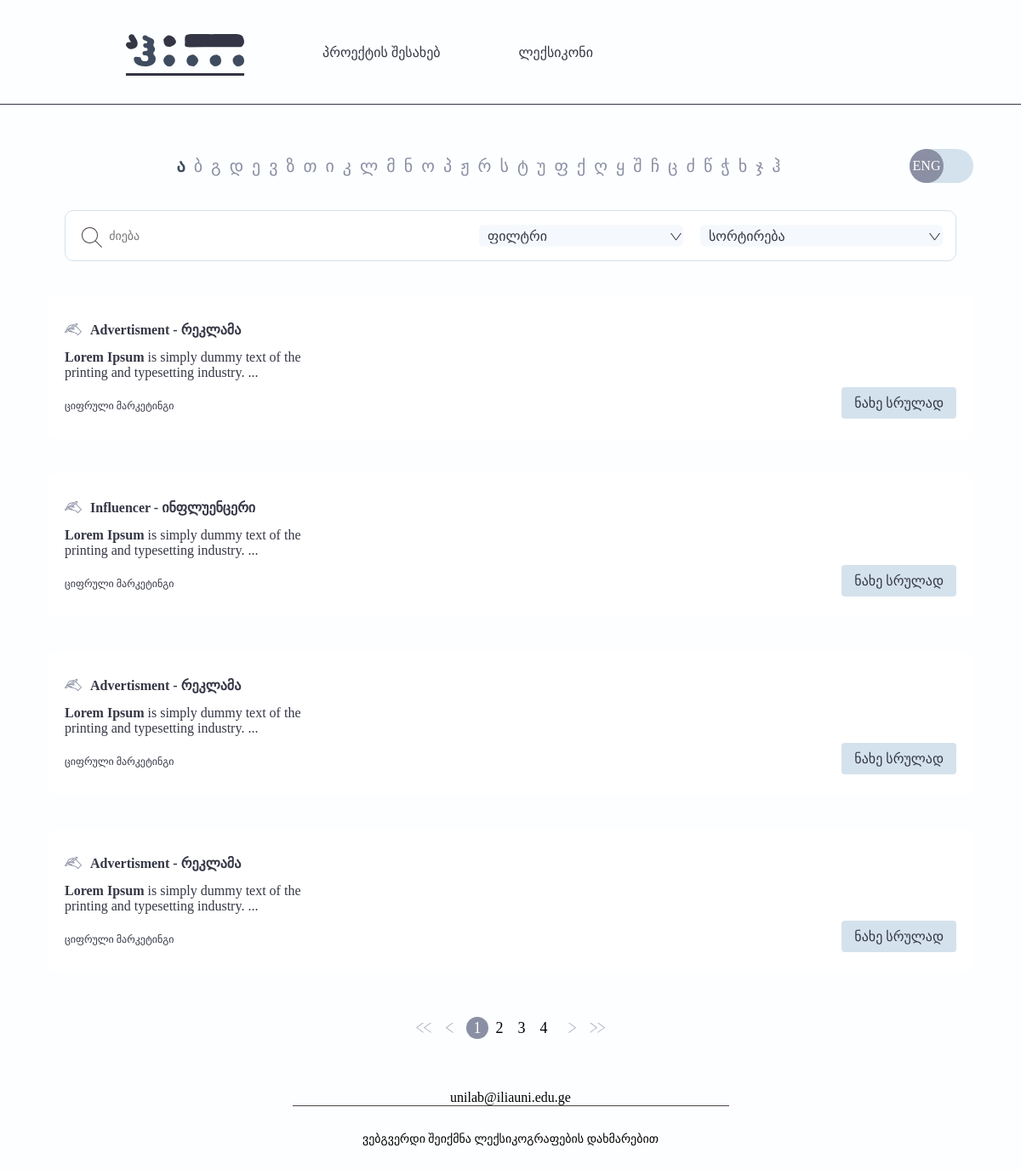
The page /dictionary on the database its author committed.
### src/models/term.py (models this page shows, shortened)
class Term(db.Model):
    __tablename__ = "terms"
    id = db.Column(db.Integer, primary_key=True)
    description = db.Column(db.String)
    example = db.Column(db.String)
    eng_word = db.Column(db.String)
    geo_word = db.Column(db.String)
    img = db.Column(db.String)
    subject_id = db.Column(db.ForeignKey("subject.id"))
    subject = db.relationship("Subject", back_populates="terms")
    parent_word_id = db.Column(db.Integer, db.ForeignKey("terms.id"))
    parent_word_rel = db.relationship("Term", remote_side="Term.id", backref="parent_word")

class Subject(db.Model):
    __tablename__ = "subject"
    id = db.Column(db.Integer, primary_key=True)
    name = db.Column(db.String)
    course_link = db.Column(db.String)
    internship_link = db.Column(db.String)
    terms = db.relationship("Term", back_populates="subject")

### src/views/main/routes.py (the view)
@main_blueprint.route("/dictionary")
def dictionary():
    term_list = Term.query.paginate(per_page=4, max_per_page=100)
    subject_list = Subject.query.limit(1)
    return render_template("main/dictionary.html", terms=term_list, subjects=subject_list)

### src/templates/main/dictionary.html (shortened to what this page needs)
{% extends "layouts/base.html" %}
{% block body %}
<main class="container">
    <div class="alphabet-block">
        <div class="alphabet">
            <div class="alphabet-wrapper">
            </div>
        </div>
        <div class="alphabet-button-wrapper">
            <div class="alphabet-bg">
                <div class="alphabet-switcher">
                    <span class="switch-face"></span>
                </div>
            </div>
        </div>
    </div>
    <article class="search-block">
        <div class="searchbar">
            <form action="">
                <div class="select-wrapper" id="dropdown-wrapper">
                    <div class="select">
                        <select name="filter" id="filter">
                            <option value="default" selected disabled hidden>ფილტრი</option>
                        </select>
                        <div class="custom-arrow">
                        </div>
                    </div>
                    <div class="select">
                        <select name="sort" id="sort">
                            <option value="default" selected disabled hidden>სორტირება</option>
                        </select>
                        <div class="custom-arrow last">
                        </div>
                    </div>
                </div>
            </form>
        </div>
    </article>
    {% for term in terms %}
    <div class="term-cards-wrapper">
        <div class="term-card">
            <div class="card-header">
                <span class="term-icon">
                    <img src="{{url_for('static', filename='/svg/term-cards/term-icon-1.svg')}}">
                </span>
                <h3 class="term-header-title"><span>{{term.eng_word|safe}} -&nbsp;</span><span>{{term.geo_word|safe}}</span>
                </h3>
            </div>
            <div class="card-body">
                <p class="term-description">{{term.description [0:100]|safe}} {{'...'}}
                </p>
            </div>
            {% for subject in subjects %}
            <div class="card-footer">
                <div class="hashtag-keywords">
                    <a href={{subject.course_link|safe}}>{{subject.name|safe}}</span></a>
                </div>
                <div class="button-wrapper">
                    <a href="{{ url_for('main.dictionary_detailed', id=term.id) }}" class="see-details">ნახე სრულად</a>
                </div>
            </div>
            {% endfor %}
        </div>
    </div>
    {% endfor %}
     <div class="pagination"></div>
</main>
{% endblock %}

### src/static/css/style.css (style rules this page uses)
*, *::before, *::after { margin: 0; padding: 0; box-sizing: border-box; text-decoration: none; list-style: none; }
a { color: inherit; }
:root { --main-bg-color: #FDFEFF; --secondary-color: #E8E8E8; --card-bg: #343645; --navigation-hover-state: #8A8FA3; --main-font: #707070; --about-card-bg: #137B7C; --card-buttons: #17EBEC; --details: #D4E2ED; --white: #fff; --main-font: #4F4646; --dark-text: #323232; --term-of-week-btn: #F5F8FD; --large: 20px; --medium: 16px; --small: 14px; --micro: 12px; }
body { background-color: var(--main-bg-color); }
.term-cards-wrapper { display: flex; justify-content: flex-start; align-items: center; flex-wrap: wrap; width: 100%; }
.term-cards-wrapper h3 { font: normal normal 800 16px/19px firaGo-medium; }
.term-card { color: var(--card-bg); width: 100%; background-color: var(--white); margin: 20px 0; padding: 14px 20px; border-radius: 10px; display: flex; justify-content: center; flex-direction: column; min-height: 169px; }
.card-header { margin-bottom: 12px; display: flex; align-items: center; min-height: 24px; overflow: hidden; text-overflow: ellipsis; }
.card-header img { margin-right: 10px; }
.term-header-title { display: flex; flex-direction: row; }
.term-icon { display: block; width: 20px; height: 20px; margin-right: 10px; }
.term-icon img { display: block; width: 100%; height: 100%; }
.card-body { width: 297px; height: 47px; font-family: 'firaGo-medium'; }
.term-description { font: normal normal 400 14px/17px firaGo-regular; }
.card-footer { display: flex; justify-content: space-between; align-items: center; height: fit-content; }
.hashtag-keywords { display: flex; flex-direction: column; justify-content: center; align-items: flex-start; font-size: var(--micro); margin-top: 12px; cursor: pointer; font-family: 'firaGo-light-italic'; line-height: 14px; }
.card-footer .hashtag-keywords a:first-child { margin-bottom: 4px; }
.see-details { color: var(--card-bg); background-color: var(--details); padding: 10px 15px; line-height: 19px; border-radius: 4px; font-family: 'firaGo-regular'; transition: .3s ease-out; white-space: nowrap; }
.pagination { display: flex; justify-content: center; align-items: center; max-width: 100%; text-align: center; margin: 32px 0 2px 0; font-family: 'firaGo-regular'; }
.container .search-block { color: var(--main-font); padding: 20px; }
.container .search-block .searchbar { height: 60px; }
.container .search-block .searchbar form { height: 100%; position: relative; }
.container .search-block .searchbar form svg { position: absolute; left: 20px; top: 20px; fill: var(--main-font); }
.alphabet { width: 843px; max-width: 100%; margin: 0 auto; display: flex; align-items: center; }
.alphabet-wrapper { text-align: center; margin: 0 auto; padding: 20px 0; }
.alphabet-button-wrapper { display: flex; justify-content: flex-end; }
.alphabet-bg { height: 40px; width: 75px; background-color: var(--details); border-radius: var(--large); margin-left: auto; cursor: pointer; }
.alphabet-switcher { height: 40px; width: 40px; background-color: #8A8FA3; border-radius: 20px; transform: translateX(0px); transition: .3s ease-out; }
.switch-face { height: 100%; color: #fff; display: flex; align-items: center; justify-content: center; cursor: pointer; }
.container .search-block .searchbar form select { font-size: var(--medium); line-height: 19px; height: 25px; padding-left: 10px; outline: none; font-family: 'firaGo-regular'; font-weight: normal; cursor: pointer; appearance: none; }
.container .search-block .searchbar form select option { margin: 0 15px; font-weight: normal; }
.select-wrapper { display: flex; justify-content: flex-end; width: 100%; position: absolute; top: 50%; right: 1rem; transform: translateY(-50%); width: 40%; }
.select { position: relative; display: inline-block; }
.custom-arrow { position: absolute; top: 50%; right: 1.4rem; transform: translateY(-50%); pointer-events: none; }
.custom-arrow.last { right: .2rem; }
#filter, #sort { border-radius: 5px; background-color: #F5F8FD; border: none; color: #343645; }
#filter { width: 240px; margin-right: 1.25rem; }
#sort { width: 285px; }
option { color: var(--main-font); font-family: 'firaGo-regular'; }
.alphabet-block { display: flex; justify-content: space-between; align-items: center; }

### src/static/css/utilities.css (style rules this page uses)
.container { max-width: 1088px; width: 100%; margin: 0 auto; }

### rows shown on the page
Term: eng_word "Advertisment", geo_word "რეკლამა", description "Lorem Ipsum is simply dummy text of the printing and typesetting industry.", value "..."
Subject: name "ციფრული მარკეტინგი"
Term: eng_word "Influencer", geo_word "ინფლუენცერი", description "Lorem Ipsum is simply dummy text of the printing and typesetting industry.", value "..."
Term: eng_word "Advertisment", geo_word "რეკლამა", description "Lorem Ipsum is simply dummy text of the printing and typesetting industry.", value "..."
Term: eng_word "Advertisment", geo_word "რეკლამა", description "Lorem Ipsum is simply dummy text of the printing and typesetting industry.", value "..."

### other values the page prints
{{ "პროექტის შესახებ" }} "პროექტის შესახებ"
{{ "ლექსიკონი" }} "ლექსიკონი"
